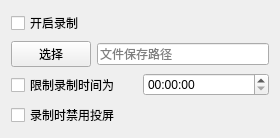
          <widget class="CardWidget" name="CardWidget_3">
           <property name="enabled">
            <bool>true</bool>
           </property>
           <property name="minimumSize">
            <size>
             <width>280</width>
             <height>0</height>
            </size>
           </property>
           <property name="maximumSize">
            <size>
             <width>280</width>
             <height>16777215</height>
            </size>
           </property>
           <layout class="QVBoxLayout" name="verticalLayout_3">
            <item>
             <widget class="CheckBox" name="enable_record">
              <property name="sizePolicy">
               <sizepolicy hsizetype="Minimum" vsizetype="Fixed">
                <horstretch>0</horstretch>
                <verstretch>0</verstretch>
               </sizepolicy>
              </property>
              <property name="sizeIncrement">
               <size>
                <width>0</width>
                <height>0</height>
               </size>
              </property>
              <property name="acceptDrops">
               <bool>false</bool>
              </property>
              <property name="toolTip">
               <string>--record</string>
              </property>
              <property name="layoutDirection">
               <enum>Qt::LeftToRight</enum>
              </property>
              <property name="text">
               <string>开启录制</string>
              </property>
             </widget>
            </item>
            <item>
             <layout class="QHBoxLayout" name="horizontalLayout">
              <item>
               <widget class="PushButton" name="choice_record_output_path">
                <property name="text">
                 <string>选择</string>
                </property>
               </widget>
              </item>
              <item>
               <widget class="LineEdit" name="record_output_path">
                <property name="placeholderText">
                 <string>文件保存路径</string>
                </property>
               </widget>
              </item>
             </layout>
            </item>
            <item>
             <layout class="QHBoxLayout" name="horizontalLayout_2">
              <item>
               <widget class="CheckBox" name="record_time_limit">
                <property name="toolTip">
                 <string>--time-limit</string>
                </property>
                <property name="text">
                 <string>限制录制时间为</string>
                </property>
               </widget>
              </item>
              <item>
               <widget class="CompactTimeEdit" name="record_limit_edit">
                <property name="toolTip">
                 <string>--time-limit</string>
                </property>
                <property name="displayFormat">
                 <string>HH:mm:ss</string>
                </property>
               </widget>
              </item>
             </layout>
            </item>
            <item>
             <widget class="CheckBox" name="no_playback">
              <property name="toolTip">
               <string>--no-playback</string>
              </property>
              <property name="text">
               <string>录制时禁用投屏</string>
              </property>
             </widget>
            </item>
           </layout>
          </widget>
